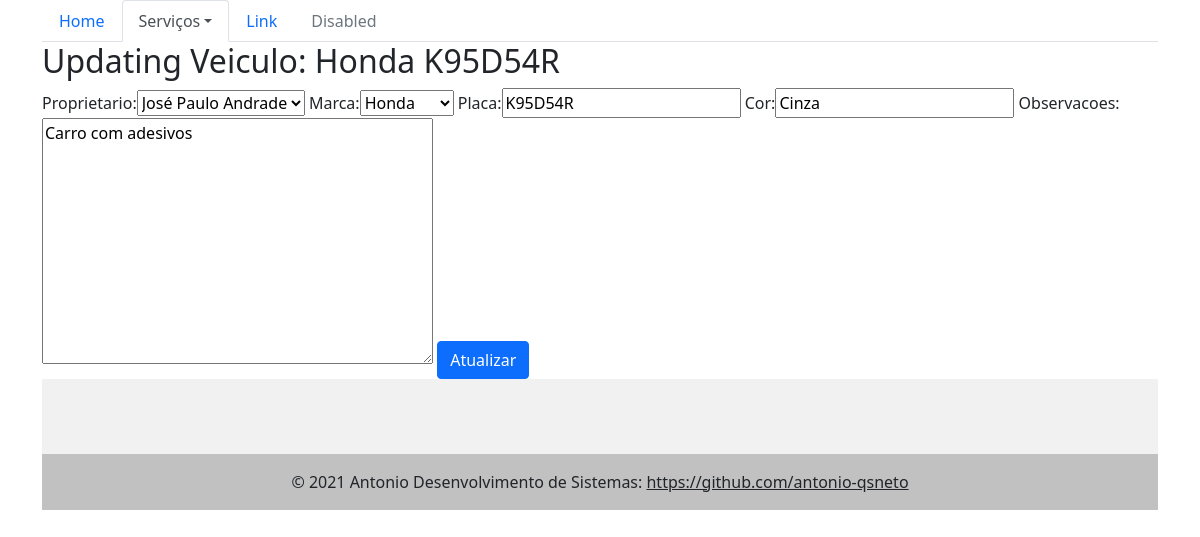
/veiculo-update/4/, run on an earlier commit of the app's database.
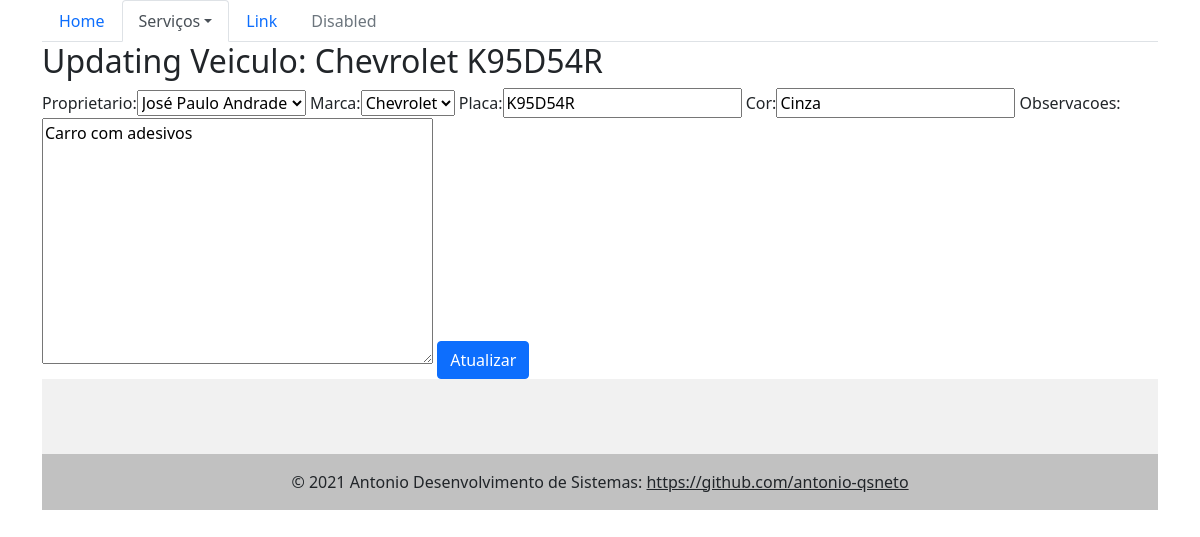
And on a later commit of the database.
### core/models.py (models this page shows)
class Veiculo(models.Model):
    proprietario = models.ForeignKey(Pessoa, on_delete=models.PROTECT)
    marca = models.ForeignKey(Marca, on_delete=models.PROTECT)
    placa = models.CharField(max_length=7)
    cor = models.CharField(max_length=15)
    observacoes = models.TextField()
    def __str__(self):
        return "{} {}".format(self.marca, self.placa)

class Marca(models.Model):
    nome = models.CharField(max_length=100)
    def __str__(self):
        return self.nome

### core/views.py (the view)
def veiculo_update(request, id):
    data = {}
    veiculo = Veiculo.objects.get(id=id)
    form = VeiculoForm(request.POST or None, instance=veiculo)
    data['veiculo'] = veiculo
    data['form'] = form
    if request.method == 'POST':
        if form.is_valid():
            form.save()
            return redirect('core_lista_veiculos')
    else:
        return render(request, 'core/update_veiculo.html', data)

### core/form.py
class VeiculoForm(ModelForm):
    class Meta:
        model = Veiculo
        fields = '__all__'

### core/models.py (called while the page is built)
    def __str__(self):
        return self.nome

### core/templates/core/update_veiculo.html (shortened to what this page needs)
{% extends 'base.html' %}
{% load bootstrap %}
{% block menu %}
<ul class="nav nav-tabs">
  <li class="nav-item">
    <a class="nav-link" href="{% url "core_home" %}">Home</a>
  </li>
  <li class="nav-item dropdown">
    <a
      class="nav-link dropdown-toggle active"
      data-toggle="dropdown"
      href="#"
      role="button"
      aria-haspopup="true"
      aria-expanded="false"
      >Serviços</a
    >
  </li>
  <li class="nav-item">
    <a class="nav-link" href="#">Link</a>
  </li>
  <li class="nav-item">
    <a class="nav-link disabled" href="#">Disabled</a>
  </li>
</ul>
{% endblock menu %}
{% block main %}
<h2>Updating Veiculo: {{ veiculo }}</h2>
<form action="{% url 'core_veiculo_update' veiculo.id %}" method="POST">
  {% csrf_token %} {{ form|bootstrap_horizontal }}
  <button class="btn btn-primary" type="submit">Atualizar</button>
</form>
{% endblock main %}

What changed in the data, as far as the page shows it:
changed Veiculo "José Paulo Andrade": marca+placa "Honda K95D54R" → "Chevrolet K95D54R"; marca "Honda" → "Chevrolet"
